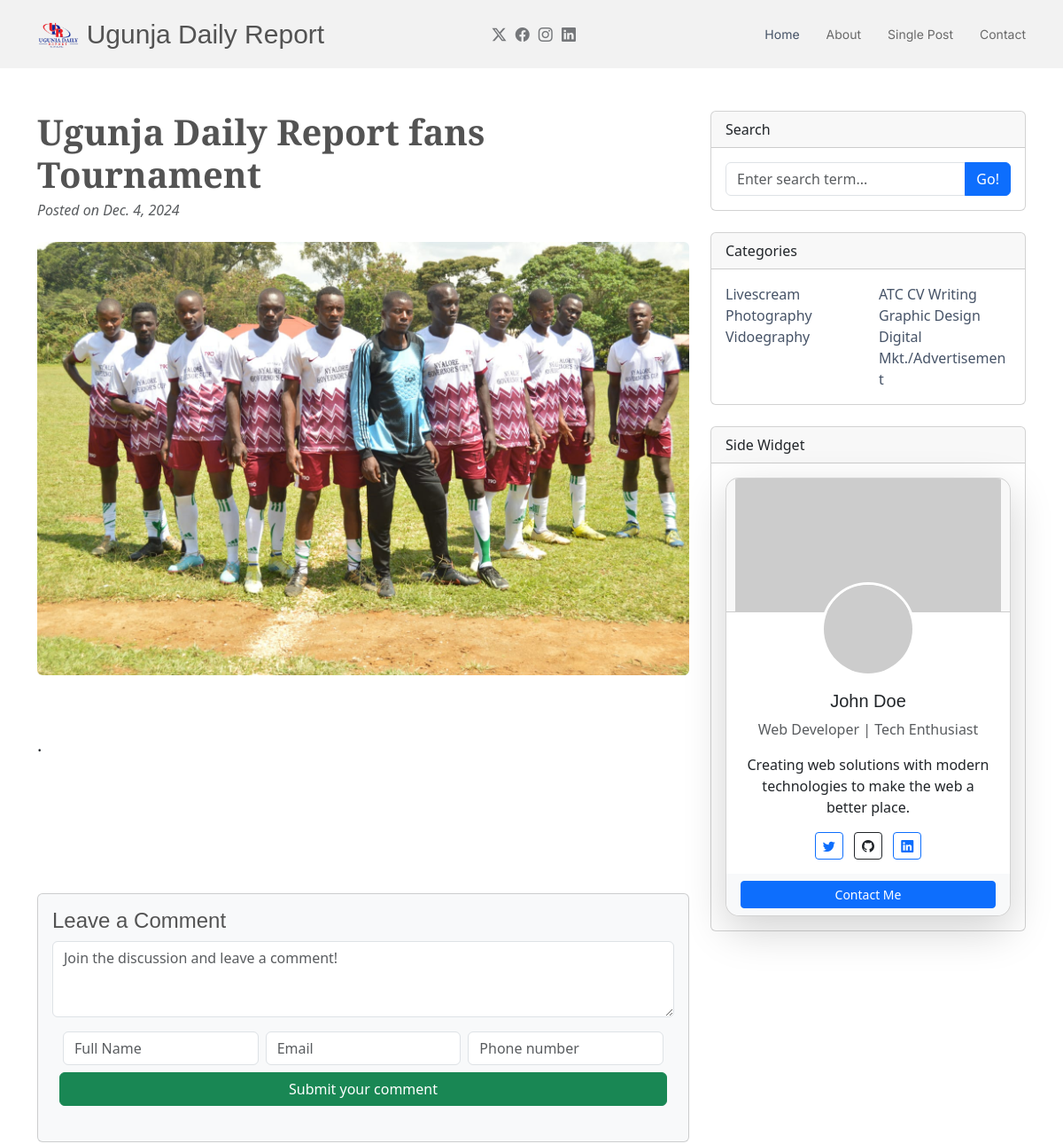
/detail_col1/2 (upper part), run on an earlier commit of the app's database.
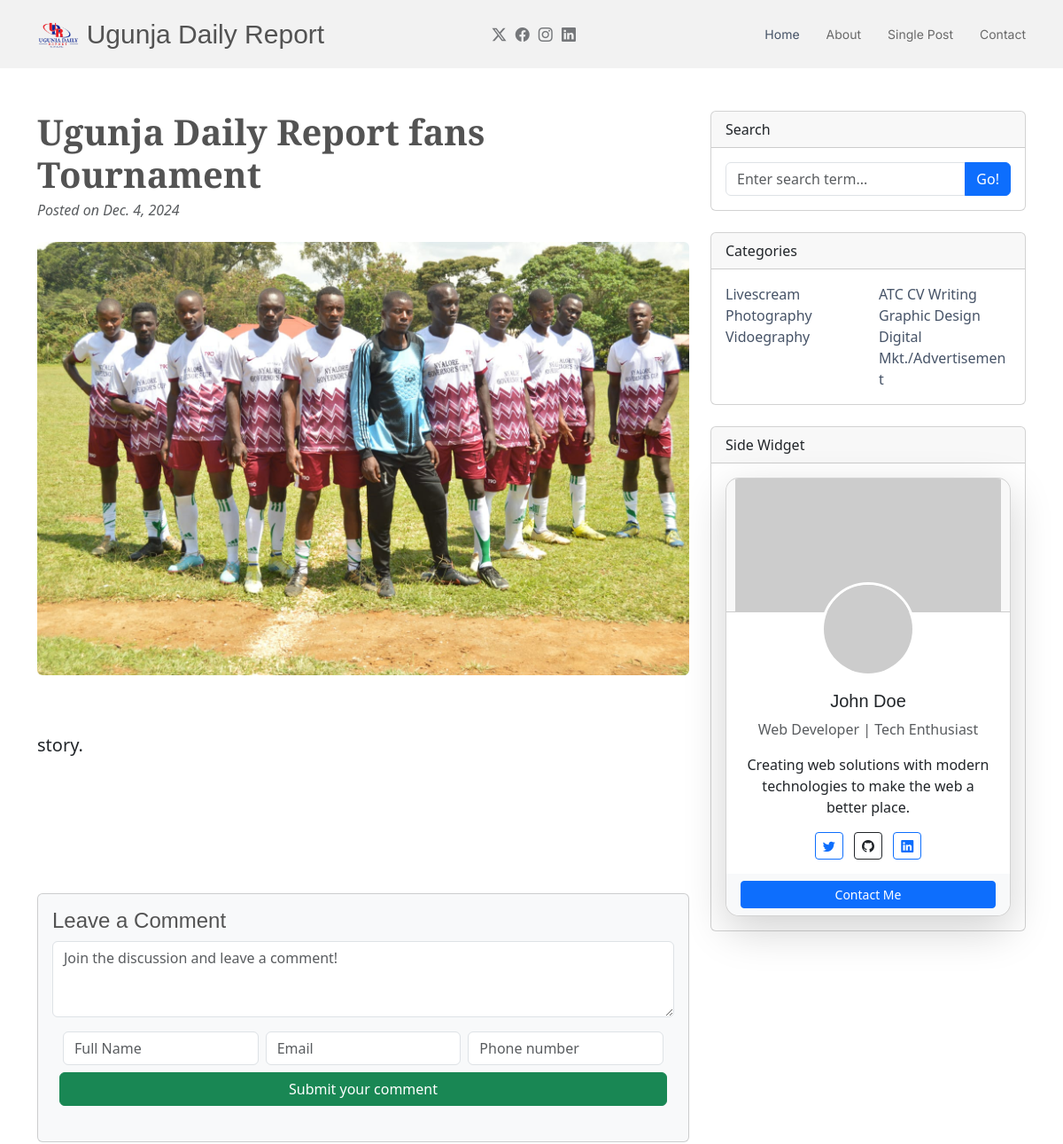
And on a later commit of the database.
### daily_report/models.py (models this page shows, shortened)
class sub_trending_col_1(models.Model):
    trending_photo = models.ImageField(upload_to="uploads/sub trending col 1",
                                       default='uploads/sub trending col 1/sub.jpg')
    trending_choice = [
        ('Food', 'Food'),
        ('Sport', 'Sport'),
        ('Design', 'Design'),
        ('Business', 'Business'),
        ('Tech', 'Tech'),
        ('Travel', 'Travel')
    ]
    trending_type = models.CharField(max_length=30, null=False, blank=False, choices=trending_choice)
    date = models.DateField()
    title = models.CharField(max_length=300, null=False, blank=False)
    description = models.TextField(default="")

### daily_report/views.py (the view)
# urls.py: path('detail_col1/<id>', views.detail_col1, name='detail_col1'),
def detail_col1(request, id):
    det_col1 = sub_trending_col_1.objects.get(id=id)
    comment1 = comment_col1.objects.all()
    return render(request, 'detail_col1.html', {'det_col1': det_col1, 'comment1': comment1})

### daily_report/templates/detail_col1.html (shortened to what the changed rows need)
{% load static %}
<!DOCTYPE html>
<html lang="en">
<head>
    <link href="{% static 'assets/vendor/bootstrap/css/bootstrap.min.css' %}" rel="stylesheet">
    <link href="{% static 'assets/vendor/bootstrap-icons/bootstrap-icons.css' %}" rel="stylesheet">
    <link href="{% static 'assets/vendor/aos/aos.css' %}" rel="stylesheet">
    <link href="{% static 'assets/vendor/swiper/swiper-bundle.min.css' %}" rel="stylesheet">
    <link href="{% static 'assets/css/main.css' %}" rel="stylesheet">
</head>
<body class="index-page">
<header id="header" class="header d-flex align-items-center sticky-top">
    <div class="container position-relative d-flex align-items-center justify-content-between">
        <a href="/" class="logo d-flex align-items-center me-auto me-xl-0">
            <h1 class="sitename">Ugunja Daily Report</h1>
        </a>
    </div>
</header>
<div class="container mt-5">
    <div class="row">
        <div class="col-lg-8">
            <article>
                <header class="mb-4">
                    <h1 class="fw-bolder mb-1">{{ det_col1.title }}</h1>
                    <div class="text-muted fst-italic mb-2">Posted on {{ det_col1.date }}</div>
                </header>
                <figure class="mb-4">
                    <img class="img-fluid rounded" src="/media/{{ det_col1.trending_photo }}" alt="Blog post image">
                </figure>
                <section class="mb-5">
                    <p class="fs-5 mb-4">{{ det_col1.description }}.</p>
                </section>
            </article>
        </div>
            <link rel="stylesheet" href="https://cdn.jsdelivr.net/npm/bootstrap-icons/font/bootstrap-icons.css">
    </div>
</div>
</body>
</html>

What changed in the data, as far as the page shows it:
changed sub_trending_col_1 "Ugunja Daily Report fans Tournament": description (not shown) → "story"
